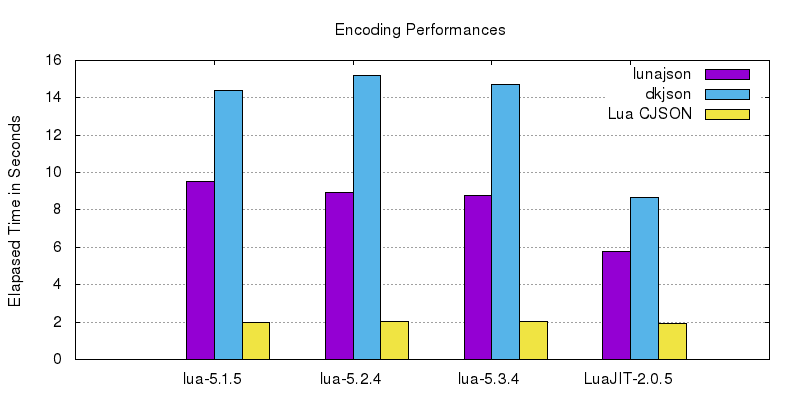

The script that drew this image:
set terminal png size 800, 400 font "Nimbus Sans L,12"
set title "Encoding Performances"
set style data histogram
set grid ytics
set style fill solid border -1
set ylabel "Elapased Time in Seconds"
plot 'encode-simple.dat' using 2:xtic(1) title col, \
                      '' using 3:xtic(1) title col lc 3, \
                      '' using 4:xtic(1) title col lc 5
